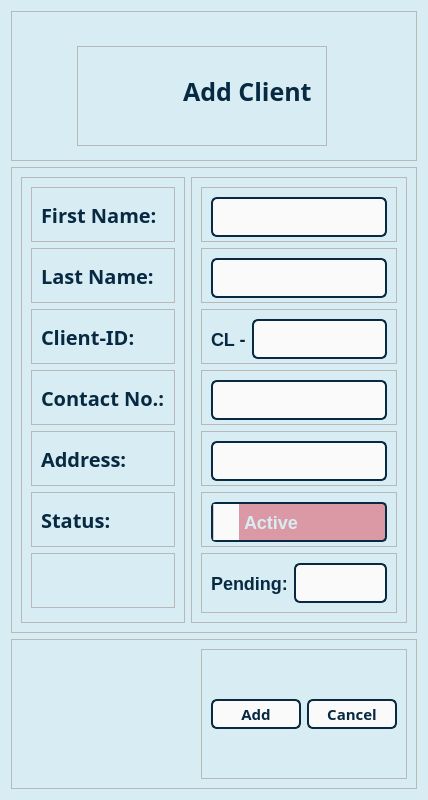
<?xml version="1.0" encoding="UTF-8"?>
<ui version="4.0">
 <class>Dialog</class>
 <widget class="QDialog" name="Dialog">
  <property name="geometry">
   <rect>
    <x>0</x>
    <y>0</y>
    <width>428</width>
    <height>800</height>
   </rect>
  </property>
  <property name="sizePolicy">
   <sizepolicy hsizetype="Fixed" vsizetype="Fixed">
    <horstretch>0</horstretch>
    <verstretch>0</verstretch>
   </sizepolicy>
  </property>
  <property name="minimumSize">
   <size>
    <width>400</width>
    <height>800</height>
   </size>
  </property>
  <property name="maximumSize">
   <size>
    <width>500</width>
    <height>800</height>
   </size>
  </property>
  <property name="windowTitle">
   <string>Dialog</string>
  </property>
  <property name="styleSheet">
   <string notr="true">QDialog {
    background-color: #D8EDF3;
}
</string>
  </property>
  <layout class="QVBoxLayout" name="verticalLayout_3">
   <item>
    <widget class="QFrame" name="alltopframe">
     <property name="frameShape">
      <enum>QFrame::StyledPanel</enum>
     </property>
     <property name="frameShadow">
      <enum>QFrame::Raised</enum>
     </property>
     <layout class="QHBoxLayout" name="horizontalLayout_2">
      <property name="spacing">
       <number>0</number>
      </property>
      <property name="topMargin">
       <number>0</number>
      </property>
      <property name="bottomMargin">
       <number>0</number>
      </property>
      <item>
       <spacer name="spacer1">
        <property name="orientation">
         <enum>Qt::Horizontal</enum>
        </property>
        <property name="sizeHint" stdset="0">
         <size>
          <width>20</width>
          <height>20</height>
         </size>
        </property>
       </spacer>
      </item>
      <item>
       <widget class="QFrame" name="titlelogoframe">
        <property name="sizePolicy">
         <sizepolicy hsizetype="Fixed" vsizetype="Fixed">
          <horstretch>0</horstretch>
          <verstretch>0</verstretch>
         </sizepolicy>
        </property>
        <property name="minimumSize">
         <size>
          <width>250</width>
          <height>100</height>
         </size>
        </property>
        <property name="maximumSize">
         <size>
          <width>210</width>
          <height>80</height>
         </size>
        </property>
        <property name="frameShape">
         <enum>QFrame::StyledPanel</enum>
        </property>
        <property name="frameShadow">
         <enum>QFrame::Raised</enum>
        </property>
        <layout class="QHBoxLayout" name="horizontalLayout">
         <property name="topMargin">
          <number>0</number>
         </property>
         <item>
          <widget class="QLabel" name="clientlogo">
           <property name="enabled">
            <bool>true</bool>
           </property>
           <property name="maximumSize">
            <size>
             <width>90</width>
             <height>90</height>
            </size>
           </property>
           <property name="text">
            <string/>
           </property>
           <property name="pixmap">
            <pixmap resource="HPAC IS/Hpac.qrc">:/icons/Client.png</pixmap>
           </property>
           <property name="scaledContents">
            <bool>true</bool>
           </property>
          </widget>
         </item>
         <item>
          <widget class="QLabel" name="addclienttitle">
           <property name="styleSheet">
            <string notr="true">QLabel {
	font: Merriweather Sans;
	font: bold;
	font-size: 25px;
	color: #072A42;
}</string>
           </property>
           <property name="text">
            <string>Add Client</string>
           </property>
          </widget>
         </item>
        </layout>
       </widget>
      </item>
      <item>
       <spacer name="spacer2">
        <property name="orientation">
         <enum>Qt::Horizontal</enum>
        </property>
        <property name="sizeHint" stdset="0">
         <size>
          <width>80</width>
          <height>20</height>
         </size>
        </property>
       </spacer>
      </item>
     </layout>
    </widget>
   </item>
   <item>
    <widget class="QFrame" name="allmiddleframe">
     <property name="frameShape">
      <enum>QFrame::StyledPanel</enum>
     </property>
     <property name="frameShadow">
      <enum>QFrame::Raised</enum>
     </property>
     <layout class="QHBoxLayout" name="horizontalLayout_17">
      <item>
       <widget class="QFrame" name="IAFrame">
        <property name="layoutDirection">
         <enum>Qt::RightToLeft</enum>
        </property>
        <property name="frameShape">
         <enum>QFrame::StyledPanel</enum>
        </property>
        <property name="frameShadow">
         <enum>QFrame::Raised</enum>
        </property>
        <layout class="QVBoxLayout" name="verticalLayout">
         <item>
          <widget class="QFrame" name="I1AFrame">
           <property name="minimumSize">
            <size>
             <width>0</width>
             <height>55</height>
            </size>
           </property>
           <property name="maximumSize">
            <size>
             <width>16777215</width>
             <height>55</height>
            </size>
           </property>
           <property name="frameShape">
            <enum>QFrame::StyledPanel</enum>
           </property>
           <property name="frameShadow">
            <enum>QFrame::Raised</enum>
           </property>
           <layout class="QHBoxLayout" name="horizontalLayout_3">
            <item>
             <widget class="QLabel" name="I1A">
              <property name="layoutDirection">
               <enum>Qt::RightToLeft</enum>
              </property>
              <property name="styleSheet">
               <string notr="true">QLabel {
	font: Merriweather Sans;
	font: bold;
	font-size: 20px;
	color: #072A42;
}</string>
              </property>
              <property name="text">
               <string>First Name:</string>
              </property>
             </widget>
            </item>
           </layout>
          </widget>
         </item>
         <item>
          <widget class="QFrame" name="I2AFrame">
           <property name="minimumSize">
            <size>
             <width>0</width>
             <height>55</height>
            </size>
           </property>
           <property name="maximumSize">
            <size>
             <width>16777215</width>
             <height>55</height>
            </size>
           </property>
           <property name="frameShape">
            <enum>QFrame::StyledPanel</enum>
           </property>
           <property name="frameShadow">
            <enum>QFrame::Raised</enum>
           </property>
           <layout class="QHBoxLayout" name="horizontalLayout_4">
            <item>
             <widget class="QLabel" name="I2A">
              <property name="styleSheet">
               <string notr="true">QLabel {
	font: Merriweather Sans;
	font: bold;
	font-size: 20px;
	color: #072A42;
}</string>
              </property>
              <property name="text">
               <string>Last Name:</string>
              </property>
             </widget>
            </item>
           </layout>
          </widget>
         </item>
         <item>
          <widget class="QFrame" name="I3AFrame">
           <property name="minimumSize">
            <size>
             <width>0</width>
             <height>55</height>
            </size>
           </property>
           <property name="maximumSize">
            <size>
             <width>16777215</width>
             <height>55</height>
            </size>
           </property>
           <property name="frameShape">
            <enum>QFrame::StyledPanel</enum>
           </property>
           <property name="frameShadow">
            <enum>QFrame::Raised</enum>
           </property>
           <layout class="QHBoxLayout" name="horizontalLayout_14">
            <item>
             <widget class="QLabel" name="I3A">
              <property name="styleSheet">
               <string notr="true">QLabel {
	font: Merriweather Sans;
	font: bold;
	font-size: 20px;
	color: #072A42;
}</string>
              </property>
              <property name="text">
               <string>Client-ID:</string>
              </property>
             </widget>
            </item>
           </layout>
          </widget>
         </item>
         <item>
          <widget class="QFrame" name="I4AFrame">
           <property name="minimumSize">
            <size>
             <width>0</width>
             <height>50</height>
            </size>
           </property>
           <property name="maximumSize">
            <size>
             <width>16777215</width>
             <height>55</height>
            </size>
           </property>
           <property name="frameShape">
            <enum>QFrame::StyledPanel</enum>
           </property>
           <property name="frameShadow">
            <enum>QFrame::Raised</enum>
           </property>
           <layout class="QHBoxLayout" name="horizontalLayout_6">
            <item>
             <widget class="QLabel" name="I4A">
              <property name="styleSheet">
               <string notr="true">QLabel {
	font: Merriweather Sans;
	font: bold;
	font-size: 20px;
	color: #072A42;
}</string>
              </property>
              <property name="text">
               <string>Contact No.:</string>
              </property>
             </widget>
            </item>
           </layout>
          </widget>
         </item>
         <item>
          <widget class="QFrame" name="I5AFrame">
           <property name="minimumSize">
            <size>
             <width>0</width>
             <height>55</height>
            </size>
           </property>
           <property name="maximumSize">
            <size>
             <width>16777215</width>
             <height>55</height>
            </size>
           </property>
           <property name="frameShape">
            <enum>QFrame::StyledPanel</enum>
           </property>
           <property name="frameShadow">
            <enum>QFrame::Raised</enum>
           </property>
           <layout class="QHBoxLayout" name="horizontalLayout_7">
            <item>
             <widget class="QLabel" name="I5A">
              <property name="styleSheet">
               <string notr="true">QLabel {
	font: Merriweather Sans;
	font: bold;
	font-size: 20px;
	color: #072A42;
}</string>
              </property>
              <property name="text">
               <string>Address:</string>
              </property>
             </widget>
            </item>
           </layout>
          </widget>
         </item>
         <item>
          <widget class="QFrame" name="I6AFrame">
           <property name="maximumSize">
            <size>
             <width>16777215</width>
             <height>55</height>
            </size>
           </property>
           <property name="frameShape">
            <enum>QFrame::StyledPanel</enum>
           </property>
           <property name="frameShadow">
            <enum>QFrame::Raised</enum>
           </property>
           <layout class="QHBoxLayout" name="horizontalLayout_19">
            <item>
             <widget class="QLabel" name="I6A">
              <property name="styleSheet">
               <string notr="true">QLabel {
	font: Merriweather Sans;
	font: bold;
	font-size: 20px;
	color: #072A42;
}</string>
              </property>
              <property name="text">
               <string>Status:</string>
              </property>
             </widget>
            </item>
           </layout>
          </widget>
         </item>
         <item>
          <widget class="QFrame" name="I7AFrame">
           <property name="minimumSize">
            <size>
             <width>0</width>
             <height>55</height>
            </size>
           </property>
           <property name="maximumSize">
            <size>
             <width>16777215</width>
             <height>55</height>
            </size>
           </property>
           <property name="frameShape">
            <enum>QFrame::StyledPanel</enum>
           </property>
           <property name="frameShadow">
            <enum>QFrame::Raised</enum>
           </property>
          </widget>
         </item>
        </layout>
       </widget>
      </item>
      <item>
       <widget class="QFrame" name="IBFrame">
        <property name="layoutDirection">
         <enum>Qt::RightToLeft</enum>
        </property>
        <property name="frameShape">
         <enum>QFrame::StyledPanel</enum>
        </property>
        <property name="frameShadow">
         <enum>QFrame::Raised</enum>
        </property>
        <layout class="QVBoxLayout" name="verticalLayout_2">
         <item>
          <widget class="QFrame" name="I1BFrame">
           <property name="minimumSize">
            <size>
             <width>0</width>
             <height>55</height>
            </size>
           </property>
           <property name="maximumSize">
            <size>
             <width>16777215</width>
             <height>55</height>
            </size>
           </property>
           <property name="frameShape">
            <enum>QFrame::StyledPanel</enum>
           </property>
           <property name="frameShadow">
            <enum>QFrame::Raised</enum>
           </property>
           <layout class="QHBoxLayout" name="horizontalLayout_8">
            <item>
             <widget class="QLineEdit" name="I1B">
              <property name="minimumSize">
               <size>
                <width>0</width>
                <height>40</height>
               </size>
              </property>
              <property name="maximumSize">
               <size>
                <width>16777215</width>
                <height>40</height>
               </size>
              </property>
              <property name="styleSheet">
               <string notr="true">QLineEdit {
	font-family: &quot;Merriweather Sans&quot;;
	font: bold;
	font-size: 18px;
	color: #072A42;
	background-color: #fafafa;
	border: 2px solid #072A42;
	border-radius: 6px;
	padding: 5px;
}

QLineEdit::placeholder {
    color: #DD5C6D;
    font-style: italic;
}
</string>
              </property>
             </widget>
            </item>
           </layout>
          </widget>
         </item>
         <item>
          <widget class="QFrame" name="I2BFrame">
           <property name="minimumSize">
            <size>
             <width>0</width>
             <height>55</height>
            </size>
           </property>
           <property name="maximumSize">
            <size>
             <width>16777215</width>
             <height>55</height>
            </size>
           </property>
           <property name="frameShape">
            <enum>QFrame::StyledPanel</enum>
           </property>
           <property name="frameShadow">
            <enum>QFrame::Raised</enum>
           </property>
           <layout class="QHBoxLayout" name="horizontalLayout_9">
            <item>
             <widget class="QLineEdit" name="I2B">
              <property name="minimumSize">
               <size>
                <width>0</width>
                <height>40</height>
               </size>
              </property>
              <property name="maximumSize">
               <size>
                <width>16777215</width>
                <height>40</height>
               </size>
              </property>
              <property name="styleSheet">
               <string notr="true">QLineEdit {
	font-family: &quot;Merriweather Sans&quot;;
	font: bold;
	font-size: 18px;
	color: #072A42;
	background-color: #fafafa;
	border: 2px solid #072A42;
	border-radius: 6px;
	padding: 5px;
}

QLineEdit::placeholder {
    color: #DD5C6D;
    font-style: italic;
}
</string>
              </property>
             </widget>
            </item>
           </layout>
          </widget>
         </item>
         <item>
          <widget class="QFrame" name="I3BCFrame">
           <property name="minimumSize">
            <size>
             <width>0</width>
             <height>55</height>
            </size>
           </property>
           <property name="maximumSize">
            <size>
             <width>16777215</width>
             <height>55</height>
            </size>
           </property>
           <property name="frameShape">
            <enum>QFrame::StyledPanel</enum>
           </property>
           <property name="frameShadow">
            <enum>QFrame::Raised</enum>
           </property>
           <layout class="QHBoxLayout" name="horizontalLayout_16">
            <item>
             <widget class="QLineEdit" name="I3C">
              <property name="minimumSize">
               <size>
                <width>0</width>
                <height>40</height>
               </size>
              </property>
              <property name="maximumSize">
               <size>
                <width>16777215</width>
                <height>40</height>
               </size>
              </property>
              <property name="styleSheet">
               <string notr="true">QLineEdit {
	font-family: &quot;Merriweather Sans&quot;;
	font: bold;
	font-size: 20px;
	color: #072A42;
	background-color: #fafafa;
	border: 2px solid #072A42;
	border-radius: 6px;
	padding: 5px;
}

QLineEdit::placeholder {
    color: #DD5C6D;
    font-style: italic;
}
</string>
              </property>
              <property name="readOnly">
               <bool>true</bool>
              </property>
             </widget>
            </item>
            <item>
             <widget class="QLabel" name="I3B">
              <property name="minimumSize">
               <size>
                <width>0</width>
                <height>40</height>
               </size>
              </property>
              <property name="styleSheet">
               <string notr="true">QLabel {
	font-family: &quot;Merriweather Sans&quot;;
	font: bold;
	font-size: 18px;
	color: #072A42;

}

</string>
              </property>
              <property name="text">
               <string>CL -</string>
              </property>
             </widget>
            </item>
           </layout>
          </widget>
         </item>
         <item>
          <widget class="QFrame" name="I4BFrame">
           <property name="minimumSize">
            <size>
             <width>0</width>
             <height>55</height>
            </size>
           </property>
           <property name="maximumSize">
            <size>
             <width>16777215</width>
             <height>55</height>
            </size>
           </property>
           <property name="frameShape">
            <enum>QFrame::StyledPanel</enum>
           </property>
           <property name="frameShadow">
            <enum>QFrame::Raised</enum>
           </property>
           <layout class="QHBoxLayout" name="horizontalLayout_11">
            <item>
             <widget class="QLineEdit" name="I4B">
              <property name="minimumSize">
               <size>
                <width>0</width>
                <height>40</height>
               </size>
              </property>
              <property name="maximumSize">
               <size>
                <width>16777215</width>
                <height>40</height>
               </size>
              </property>
              <property name="styleSheet">
               <string notr="true">QLineEdit {
	font-family: &quot;Merriweather Sans&quot;;
	font: bold;
	font-size: 18px;
	color: #072A42;
	background-color: #fafafa;
	border: 2px solid #072A42;
	border-radius: 6px;
	padding: 5px;
}

QLineEdit::placeholder {
    color: #DD5C6D;
    font-style: italic;
}
</string>
              </property>
             </widget>
            </item>
           </layout>
          </widget>
         </item>
         <item>
          <widget class="QFrame" name="I5BFrame">
           <property name="minimumSize">
            <size>
             <width>0</width>
             <height>55</height>
            </size>
           </property>
           <property name="maximumSize">
            <size>
             <width>16777215</width>
             <height>55</height>
            </size>
           </property>
           <property name="frameShape">
            <enum>QFrame::StyledPanel</enum>
           </property>
           <property name="frameShadow">
            <enum>QFrame::Raised</enum>
           </property>
           <layout class="QHBoxLayout" name="horizontalLayout_12">
            <item>
             <widget class="QLineEdit" name="I5B">
              <property name="minimumSize">
               <size>
                <width>0</width>
                <height>40</height>
               </size>
              </property>
              <property name="maximumSize">
               <size>
                <width>16777215</width>
                <height>40</height>
               </size>
              </property>
              <property name="styleSheet">
               <string notr="true">QLineEdit {
	font-family: &quot;Merriweather Sans&quot;;
	font: bold;
	font-size: 18px;
	color: #072A42;
	background-color: #fafafa;
	border: 2px solid #072A42;
	border-radius: 6px;
	padding: 5px;
}

QLineEdit::placeholder {
    color: #DD5C6D;
    font-style: italic;
}
</string>
              </property>
             </widget>
            </item>
           </layout>
          </widget>
         </item>
         <item>
          <widget class="QFrame" name="I6BFrame">
           <property name="maximumSize">
            <size>
             <width>16777215</width>
             <height>55</height>
            </size>
           </property>
           <property name="frameShape">
            <enum>QFrame::StyledPanel</enum>
           </property>
           <property name="frameShadow">
            <enum>QFrame::Raised</enum>
           </property>
           <layout class="QHBoxLayout" name="horizontalLayout_20">
            <item>
             <widget class="QComboBox" name="I6B">
              <property name="minimumSize">
               <size>
                <width>0</width>
                <height>40</height>
               </size>
              </property>
              <property name="maximumSize">
               <size>
                <width>16777215</width>
                <height>40</height>
               </size>
              </property>
              <property name="styleSheet">
               <string notr="true">QComboBox {
    font-family: &quot;Merriweather Sans&quot;;
	color: #D8EDF3;
    font-size: 18px;
	font-weight: bold;
    padding: 5px;
    border: 2px solid #072A42;
    border-radius: 5px;
    background-color: #DA99A5;
}

QComboBox::drop-down {
    subcontrol-origin: padding;
    subcontrol-position: top right;
    width: 25px;
    border-left: 1px solid #ccc;
	background-color: #fafafa;
}

QComboBox::down-arrow {
    image: url(:/icons/arrow down.png);
	width: 23px;
	height: 25px;
}

QComboBox QAbstractItemView {
    background-color: #fafafa;
    color: #072A42;
    selection-background-color: #DA99A5;
    selection-color: #fafafa ;
    outline:#DA99A5;
}
</string>
              </property>
              <item>
               <property name="text">
                <string>Active</string>
               </property>
              </item>
              <item>
               <property name="text">
                <string>On Leave</string>
               </property>
              </item>
              <item>
               <property name="text">
                <string>Dismissed</string>
               </property>
              </item>
              <item>
               <property name="text">
                <string>Part-time</string>
               </property>
              </item>
             </widget>
            </item>
           </layout>
          </widget>
         </item>
         <item>
          <widget class="QFrame" name="I7BCFrame">
           <property name="enabled">
            <bool>true</bool>
           </property>
           <property name="minimumSize">
            <size>
             <width>0</width>
             <height>55</height>
            </size>
           </property>
           <property name="frameShape">
            <enum>QFrame::StyledPanel</enum>
           </property>
           <property name="frameShadow">
            <enum>QFrame::Raised</enum>
           </property>
           <layout class="QHBoxLayout" name="horizontalLayout_5">
            <item>
             <widget class="QLineEdit" name="I7C">
              <property name="enabled">
               <bool>true</bool>
              </property>
              <property name="minimumSize">
               <size>
                <width>0</width>
                <height>40</height>
               </size>
              </property>
              <property name="maximumSize">
               <size>
                <width>16777215</width>
                <height>40</height>
               </size>
              </property>
              <property name="styleSheet">
               <string notr="true">QLineEdit {
	font-family: &quot;Merriweather Sans&quot;;
	font: bold;
	font-size: 18px;
	color: #072A42;
	background-color: #fafafa;
	border: 2px solid #072A42;
	border-radius: 6px;
	padding: 5px;
}

QLineEdit::placeholder {
    color: #DD5C6D;
    font-style: italic;
}
</string>
              </property>
             </widget>
            </item>
            <item>
             <widget class="QLabel" name="I7B">
              <property name="styleSheet">
               <string notr="true">QLabel {
	font-family: &quot;Merriweather Sans&quot;;
	font: bold;
	font-size: 18px;
	color: #072A42;
}

</string>
              </property>
              <property name="text">
               <string>Pending:</string>
              </property>
             </widget>
            </item>
           </layout>
          </widget>
         </item>
        </layout>
       </widget>
      </item>
     </layout>
    </widget>
   </item>
   <item>
    <widget class="QFrame" name="allbotframe">
     <property name="frameShape">
      <enum>QFrame::StyledPanel</enum>
     </property>
     <property name="frameShadow">
      <enum>QFrame::Raised</enum>
     </property>
     <layout class="QHBoxLayout" name="horizontalLayout_21">
      <item>
       <spacer name="spacer3">
        <property name="orientation">
         <enum>Qt::Horizontal</enum>
        </property>
        <property name="sizeHint" stdset="0">
         <size>
          <width>175</width>
          <height>20</height>
         </size>
        </property>
       </spacer>
      </item>
      <item>
       <widget class="QFrame" name="buttframe">
        <property name="frameShape">
         <enum>QFrame::StyledPanel</enum>
        </property>
        <property name="frameShadow">
         <enum>QFrame::Raised</enum>
        </property>
        <layout class="QHBoxLayout" name="horizontalLayout_18">
         <item>
          <widget class="QPushButton" name="addbutt">
           <property name="styleSheet">
            <string notr="true">QPushButton {
	font: Merriweather Sans;
	font-size: 15px;
	font-weight: bold;
	color: #072A42;
	background-color: #fafafa;
	border: 2px solid #072A42;
	border-radius: 6px;
	padding: 3px;
	width: 80px;
	height: 20px;
			}

QPushButton:hover {
            background-color: #c1c8d4;  
        }
        QPushButton:pressed {
            background-color: #DD5C6D;
        }
</string>
           </property>
           <property name="text">
            <string>Add</string>
           </property>
          </widget>
         </item>
         <item>
          <widget class="QPushButton" name="cancellbutt">
           <property name="styleSheet">
            <string notr="true">QPushButton {
	font: Merriweather Sans;
	font-size: 15px;
	font-weight: bold;
	color: #072A42;
	background-color: #fafafa;
	border: 2px solid #072A42;
	border-radius: 6px;
	padding: 3px;
	width: 80px;
	height: 20px;
			}

QPushButton:hover {
            background-color: #c1c8d4;  
        }
        QPushButton:pressed {
            background-color: #DD5C6D;
        }
</string>
           </property>
           <property name="text">
            <string>Cancel</string>
           </property>
          </widget>
         </item>
        </layout>
       </widget>
      </item>
     </layout>
    </widget>
   </item>
  </layout>
 </widget>
 <resources>
  <include location="HPAC IS/Hpac.qrc"/>
 </resources>
 <connections/>
</ui>
